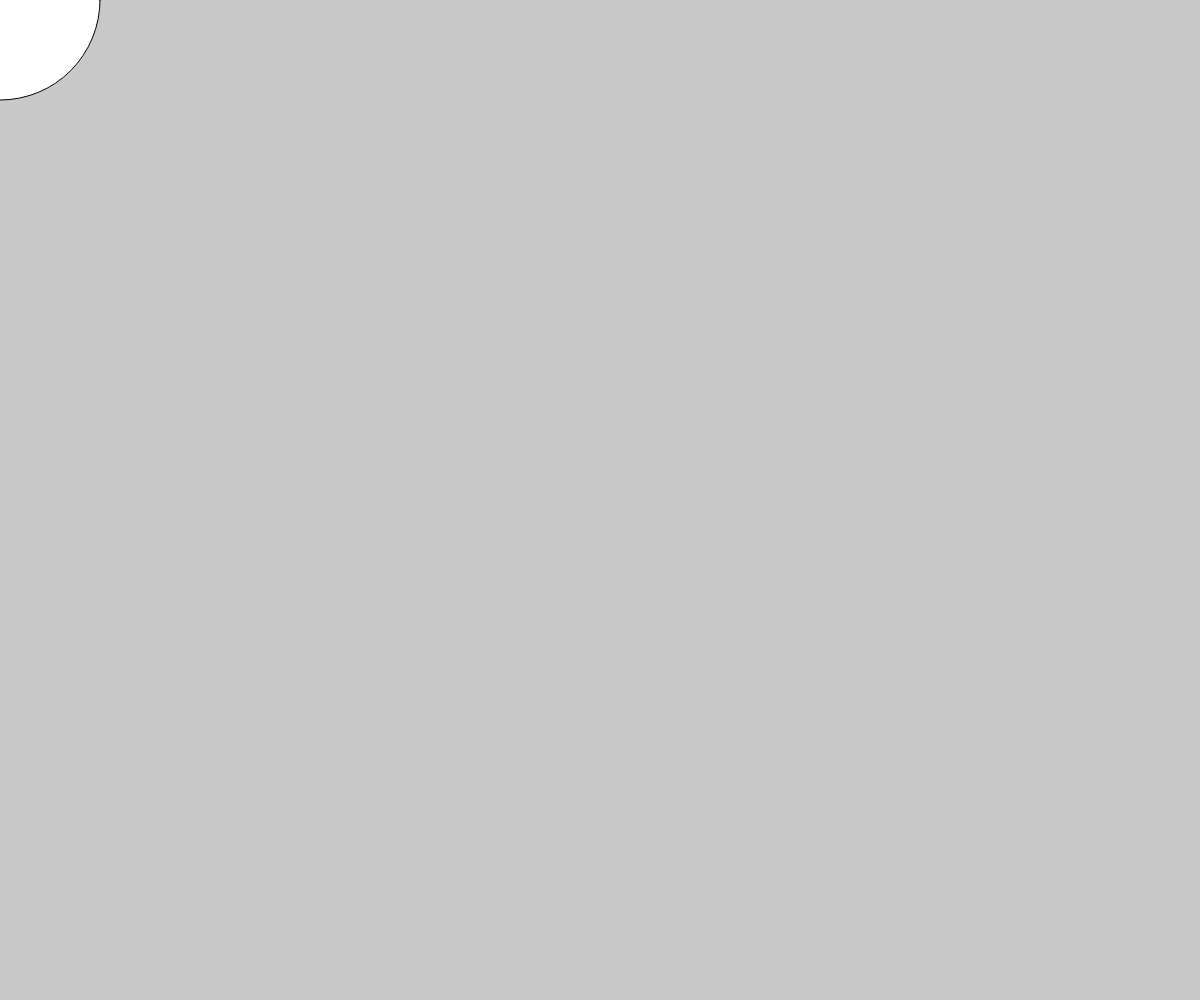
Frame 1 (no input)
Frame 60 (no input): identical to frame 1, image omitted
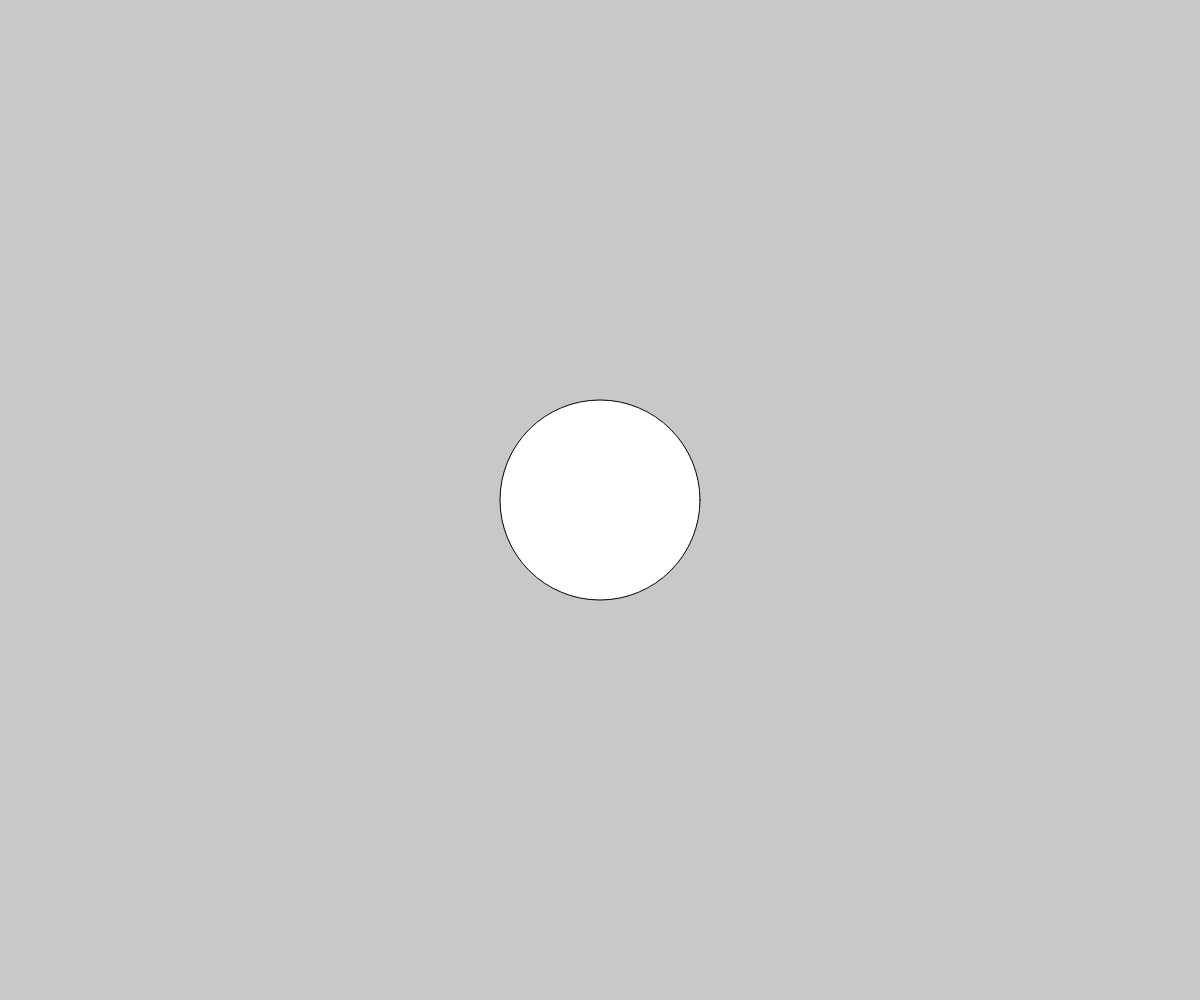
Frame 120 (the mouse pressed at the canvas centre since frame 60)

The p5.js sketch that drew these frames (run headless with seeded random() and noise() and a simulated clock; from frame 60 on, the mouse is pressed at the canvas centre):

// p5.js sketch
// ── sketch.js
function setup() {
  createCanvas(windowWidth, windowHeight);
  console.log('setup');

}

function draw() {
  background(200);
  circle(mouseX, mouseY, 200)
  console.log('draw');
}
